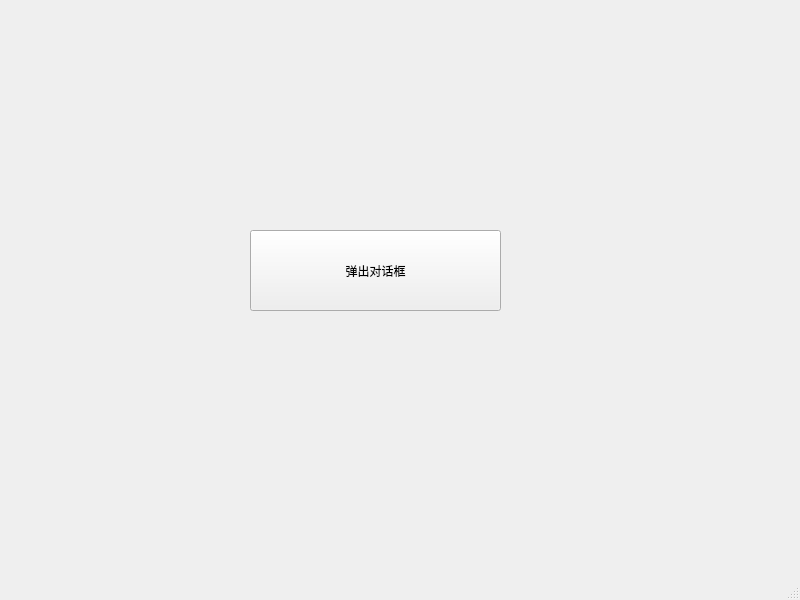
<?xml version="1.0" encoding="UTF-8"?>
<ui version="4.0">
 <class>MainWindow</class>
 <widget class="QMainWindow" name="MainWindow">
  <property name="geometry">
   <rect>
    <x>0</x>
    <y>0</y>
    <width>800</width>
    <height>600</height>
   </rect>
  </property>
  <property name="windowTitle">
   <string>MainWindow</string>
  </property>
  <widget class="QWidget" name="centralwidget">
   <widget class="QPushButton" name="pushButton">
    <property name="geometry">
     <rect>
      <x>250</x>
      <y>230</y>
      <width>251</width>
      <height>81</height>
     </rect>
    </property>
    <property name="text">
     <string>弹出对话框</string>
    </property>
   </widget>
  </widget>
  <widget class="QMenuBar" name="menubar">
   <property name="geometry">
    <rect>
     <x>0</x>
     <y>0</y>
     <width>800</width>
     <height>26</height>
    </rect>
   </property>
  </widget>
  <widget class="QStatusBar" name="statusbar"/>
 </widget>
 <resources/>
 <connections/>
</ui>
